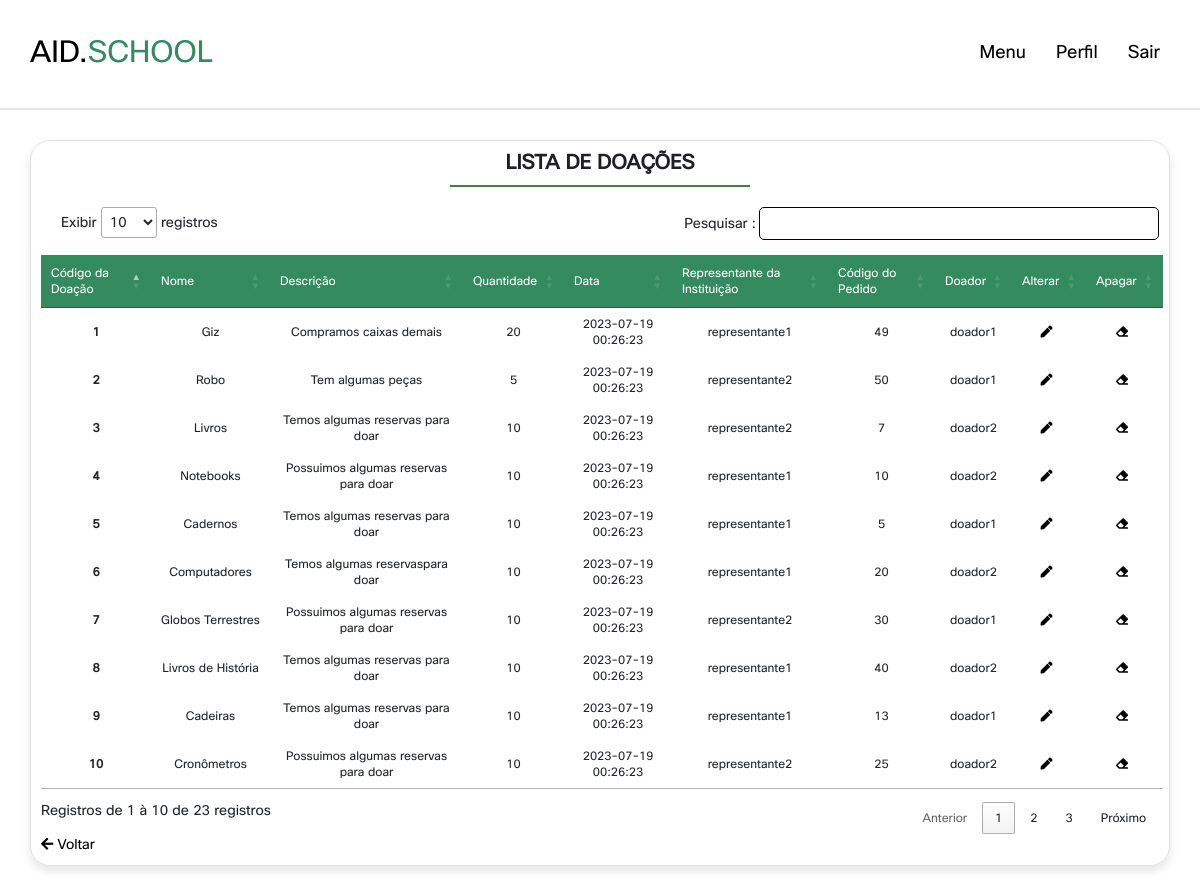
The page /VIEW/ListarDoacao.php (signed in) on the database its author committed.
### tables this page shows
CREATE TABLE IF NOT EXISTS `doacao` (
  `iddoacao` INT(10) NOT NULL,
  `nomedoacao` VARCHAR(60) NOT NULL,
  `descricaodoacao` VARCHAR(60) NOT NULL,
  `quantidadedoacao` VARCHAR(60) NOT NULL,
  `datadoacao` TIMESTAMP NOT NULL DEFAULT CURRENT_TIMESTAMP() ON UPDATE CURRENT_TIMESTAMP(),
  `idrepresentante` INT(11) NOT NULL,
  `idpedido` INT(10) NOT NULL,
  `cpfdoador` VARCHAR(60) NOT NULL,
  PRIMARY KEY (`iddoacao`),
  INDEX `fk_doacao_representante1_idx` (`idrepresentante` ASC),
  INDEX `fk_doacao_pedido1_idx` (`idpedido` ASC),
  INDEX `fk_doacao_doador1_idx` (`cpfdoador` ASC),
  CONSTRAINT `fk_doacao_doador1`
    FOREIGN KEY (`cpfdoador`)
    REFERENCES `doador` (`cpfdoador`)
    ON DELETE CASCADE
    ON UPDATE CASCADE,
  CONSTRAINT `fk_doacao_pedido1`
    FOREIGN KEY (`idpedido`)
    REFERENCES `pedido` (`idpedido`)
    ON DELETE CASCADE
    ON UPDATE CASCADE,
  CONSTRAINT `fk_doacao_representante1`
    FOREIGN KEY (`idrepresentante`)
    REFERENCES `representante` (`idrepresentante`)
    ON DELETE CASCADE
    ON UPDATE CASCADE);

CREATE TABLE IF NOT EXISTS `representante` (
  `idrepresentante` INT(11) NOT NULL AUTO_INCREMENT,
  `nomerep` VARCHAR(60) NOT NULL,
  `cpfrep` VARCHAR(60) NOT NULL,
  `rgrep` VARCHAR(60) NOT NULL,
  `dtnascrep` DATE NOT NULL,
  `enderecorep` VARCHAR(60) NOT NULL,
  `emailrep` VARCHAR(60) NOT NULL,
  `telefonerep` VARCHAR(60) NOT NULL,
  `sexo` VARCHAR(60) NOT NULL,
  `idinstituto` INT(10) NOT NULL,
  `idusuario` INT(10) NOT NULL,
  PRIMARY KEY (`idrepresentante`),
  UNIQUE INDEX `matricula_UNIQUE` (`idrepresentante` ASC),
  UNIQUE INDEX `RG_UNIQUE` (`rgrep` ASC),
  UNIQUE INDEX `CPF_UNIQUE` (`cpfrep` ASC),
  INDEX `fk_representante_Instituto1_idx` (`idinstituto` ASC),
  INDEX `fk_representante_usuario1_idx` (`idusuario` ASC),
  CONSTRAINT `fk_representante_Instituto1`
    FOREIGN KEY (`idinstituto`)
    REFERENCES `instituto` (`idinstituto`)
    ON DELETE CASCADE
    ON UPDATE CASCADE,
  CONSTRAINT `fk_representante_usuario1`
    FOREIGN KEY (`idusuario`)
    REFERENCES `usuario` (`idusuario`)
    ON DELETE CASCADE
    ON UPDATE CASCADE);

CREATE TABLE IF NOT EXISTS `doador` (
  `cpfdoador` VARCHAR(60) NOT NULL,
  `rgdoador` VARCHAR(60) NOT NULL,
  `nomedoador` VARCHAR(60) NOT NULL,
  `telefonedoador` VARCHAR(60) NOT NULL,
  `emaildoador` VARCHAR(60) NOT NULL,
  `enderecodoador` VARCHAR(60) NOT NULL,
  `dtnascdoador` DATE NOT NULL,
  `idusuario` INT(10) NOT NULL,
  PRIMARY KEY (`cpfdoador`),
  UNIQUE INDEX `CPF_UNIQUE` (`cpfdoador` ASC),
  UNIQUE INDEX `RG_UNIQUE` (`rgdoador` ASC),
  INDEX `fk_doador_usuario1_idx` (`idusuario` ASC),
  CONSTRAINT `fk_doador_usuario1`
    FOREIGN KEY (`idusuario`)
    REFERENCES `usuario` (`idusuario`)
    ON DELETE CASCADE
    ON UPDATE CASCADE);

### DAO/CONEXAO/CONEXAO.php (called while the page is built)
<?php
abstract class CONEXAO {
    private static $instance;
    public static function getInstance() {
        try {
            if (!isset(self::$instance)) {
                self::$instance = new PDO("mysql:host=localhost;dbname=dbdoar;charset=UTF8", "root", "");
                self::$instance->setAttribute(PDO::ATTR_ERRMODE, PDO::ERRMODE_EXCEPTION);
            }
            return self::$instance;
        } catch (PDOException $exc) {
            echo "Erro ao conectar o banco de dados :" . $exc->getMessage();
        }
    }
}
?>

### DAO/DoacaoDAO.php (called while the page is built, shortened)
<?php
require_once 'CONEXAO/CONEXAO.php';
class DoacaoDAO {
    public $pdo = null;
    public function __construct() {
        $this->pdo = Conexao::getInstance();
    }
    public function Pesquisar() {
        try {
            $sql = "select *, date_format(datadoacao, '%d/%m/%Y %H:%i:%s') dt_formatada from doacao d
                    INNER JOIN representante r on r.idrepresentante = d.idrepresentante
                    INNER JOIN doador as da on d.cpfdoador=da.cpfdoador;";
            $execucao = $this->pdo->prepare($sql);
            $execucao->execute();
            $pesquisa = $execucao->fetchALL(PDO::FETCH_ASSOC);
            return $pesquisa;
        } catch (PDOException $exc) {
            echo $exc->getMessage();
        }
    }
}

### VIEW/ListarDoacao.php (the view, shortened to what this page needs)
<?php
require_once '../DAO/DoacaoDAO.php';
$DoacaoDAO = new DoacaoDAO;
$resultado = $DoacaoDAO->Pesquisar();
?>
<!DOCTYPE html>
<html>
    <head>
        <link rel="stylesheet" href="https://cdnjs.cloudflare.com/ajax/libs/font-awesome/6.0.0/css/all.min.css">
        <link rel="stylesheet" href="https://cdnjs.cloudflare.com/ajax/libs/font-awesome/5.15.3/css/all.min.css" />
        <link rel="stylesheet" href="https://cdnjs.cloudflare.com/ajax/libs/bootstrap/4.6.1/css/bootstrap.min.css">
        <link rel="stylesheet" href="https://cdn.jsdelivr.net/npm/bootstrap@4.6.2/dist/css/bootstrap.min.css">
        <link rel="stylesheet" href="../CSS/Lista.css">
        <link rel="stylesheet" href="../CSS/NavbarperfilAdm.css">
        <link rel="stylesheet" type="text/css" href="//cdn.datatables.net/1.10.7/css/jquery.dataTables.css">
    </head>
    <body>
        <?php
        include '../VIEW/NavbarperfilAdm.php';
        ?>
        <div class="containerlistar">
            <h1 class="heading">Lista de Doações </h1>
            <table id='dataTable'>
                <thead>
                    <tr>
                        <td>Código da Doação</td>
                        <td>Nome</td>
                        <td>Descrição</td>
                        <td>Quantidade</td>
                        <td>Data</td>
                        <td>Representante da Instituição</td>
                        <td>Código do Pedido</td>
                        <td>Doador</td>
                        <td>Alterar</td>
                        <td>Apagar</td>
                    </tr>
                </thead>
                <tbody>
                    <?php
                    foreach ($resultado as $r) {
                        $quantidade = $r["quantidadedoacao"];
                        $iddoacao = $r["iddoacao"];
                        $idpedido = $r["idpedido"];
                        echo "<tr>";
                        echo "<td>{$r["iddoacao"]}</td>";
                        echo "<td>{$r["nomedoacao"]}</td>";
                        echo "<td>{$r["descricaodoacao"]}</td>";
                        echo "<td>{$r["quantidadedoacao"]}</td>";
                        echo "<td>{$r["datadoacao"]}</td>";
                        echo "<td>{$r["nomerep"]}</td>";
                        echo "<td>{$r["idpedido"]}</td>";
                        echo "<td>{$r["nomedoador"]}</td>";
                        echo "<td><a href='../VIEW/formAlterarDoacao.php?id=$iddoacao'><i class='fas fa-pen'></i></a></td>";
                        echo "<td><a href='../CONTROLLER/ApagarDoacao.php?id=$iddoacao&quantidade=$quantidade&idpedido=$idpedido'onclick='return confirmarApagar(event, {$r["iddoacao"]})'><i class='fas fa-eraser'></i></a></td>";
                        echo "</tr>";
                    }
                    ?>
                </tbody>
            </table>
            <a href="InicioAdm.php" class="left-button">
                <i class="fas fa-arrow-left"></i> Voltar
            </a>
        </div>
    </body>
</html>

### CSS/lista.css (style rules this page uses)
:root { --COR1:#43803E; --COR2:#6BCC62; --COR3:#145a0e; --COR4:#338b5f; --COR7:#1F2024; --font-Opensans: Open Sans, sans-serif; --font-Cisco-bold: font-CiscoSans; --font-Cisco-regular: font-CiscoSans2; --border:.2rem solid rgba(0,0,0,.1); --box-shadow:0 .5rem 1rem rgba(0,0,0,.1); }
.heading { text-align: center; font-size: 2rem; color: var(--COR7); text-transform: uppercase; font-weight: bolder; margin-bottom: rem; }
.heading::after { content: ""; display: block; width: 300px; height: 2px; background-color: var(--COR1); margin: 0 auto; margin-top: 10px; margin-bottom: 0px; }
a.left-button { text-decoration: none; color:black; }
.containerlistar { width: 95%; font-size: 14px; margin: 140 auto; padding: 10px; border: 1px solid #0000001e; border-collapse: collapse; border-radius: 20px; box-shadow:var(--box-shadow) ; }
table { width: 80%; margin-top: 0px; text-align: center; font-size: 12px; }
thead { background-color: var(--COR4); color:white; }
tbody td { padding: 10px; }
tbody td:first-child { font-weight: bold; border-collapse: collapse; }
tbody a { text-decoration: none; color: #000000; }
tbody i { margin-right: 5px; }

### CSS/NavbarperfilAdm.css (style rules this page uses)
:root { --COR1:#43803E; --COR2:#6BCC62; --COR3:#145a0e; --COR4:#338b5f; --COR7:#1F2024; --COR8:#ffffff; --COR10:#e7e7e7; --COR11:#024059; --COR12:#026873; --COR13:#0CABA8; --COR14:#015958; --COR15:#F28157; --COR16:#DB8244; --COR17:#FF9A75; --COR18:#BF6545; --font-Opensans: Open Sans, sans-serif; --font-Cisco-bold: font-CiscoSans; --font-Cisco-regular: font-CiscoSans2; --border:.2rem solid rgba(0,0,0,.1); --box-shadow:0 .5rem 1rem rgba(0,0,0,.1); }
* { font-family: var(--font-Cisco-regular); margin:0; padding:0; box-sizing: border-box; outline: none; border:none; text-decoration: none !important; }
html { font-size: 62.5%; }

### rows shown on the page
doacao: iddoacao "1", nomedoacao "Giz", descricaodoacao "Compramos caixas demais", quantidadedoacao "20", datadoacao "2023-07-19 00:26:23", idrepresentante.nomerep "representante1", idpedido "49", cpfdoador.nomedoador "doador1"
doacao: iddoacao "2", nomedoacao "Robo", descricaodoacao "Tem algumas peças", quantidadedoacao "5", datadoacao "2023-07-19 00:26:23", idrepresentante.nomerep "representante2", idpedido "50", cpfdoador.nomedoador "doador1"
doacao: iddoacao "3", nomedoacao "Livros", descricaodoacao "Temos algumas reservas para doar", quantidadedoacao "10", datadoacao "2023-07-19 00:26:23", idrepresentante.nomerep "representante2", idpedido "7", cpfdoador.nomedoador "doador2"
doacao: iddoacao "4", nomedoacao "Notebooks", descricaodoacao "Possuimos algumas reservas para doar", quantidadedoacao "10", datadoacao "2023-07-19 00:26:23", idrepresentante.nomerep "representante1", idpedido "10", cpfdoador.nomedoador "doador2"
doacao: iddoacao "5", nomedoacao "Cadernos", descricaodoacao "Temos algumas reservas para doar", quantidadedoacao "10", datadoacao "2023-07-19 00:26:23", idrepresentante.nomerep "representante1", idpedido "5", cpfdoador.nomedoador "doador1"
doacao: iddoacao "6", nomedoacao "Computadores", descricaodoacao "Temos algumas reservaspara doar", quantidadedoacao "10", datadoacao "2023-07-19 00:26:23", idrepresentante.nomerep "representante1", idpedido "20", cpfdoador.nomedoador "doador2"
doacao: iddoacao "7", nomedoacao "Globos Terrestres", descricaodoacao "Possuimos algumas reservas para doar", quantidadedoacao "10", datadoacao "2023-07-19 00:26:23", idrepresentante.nomerep "representante2", idpedido "30", cpfdoador.nomedoador "doador1"
doacao: iddoacao "8", nomedoacao "Livros de História", descricaodoacao "Temos algumas reservas para doar", quantidadedoacao "10", datadoacao "2023-07-19 00:26:23", idrepresentante.nomerep "representante1", idpedido "40", cpfdoador.nomedoador "doador2"
doacao: iddoacao "9", nomedoacao "Cadeiras", descricaodoacao "Temos algumas reservas para doar", quantidadedoacao "10", datadoacao "2023-07-19 00:26:23", idrepresentante.nomerep "representante1", idpedido "13", cpfdoador.nomedoador "doador1"
doacao: iddoacao "10", nomedoacao "Cronômetros", descricaodoacao "Possuimos algumas reservas para doar", quantidadedoacao "10", datadoacao "2023-07-19 00:26:23", idrepresentante.nomerep "representante2", idpedido "25", cpfdoador.nomedoador "doador2"
